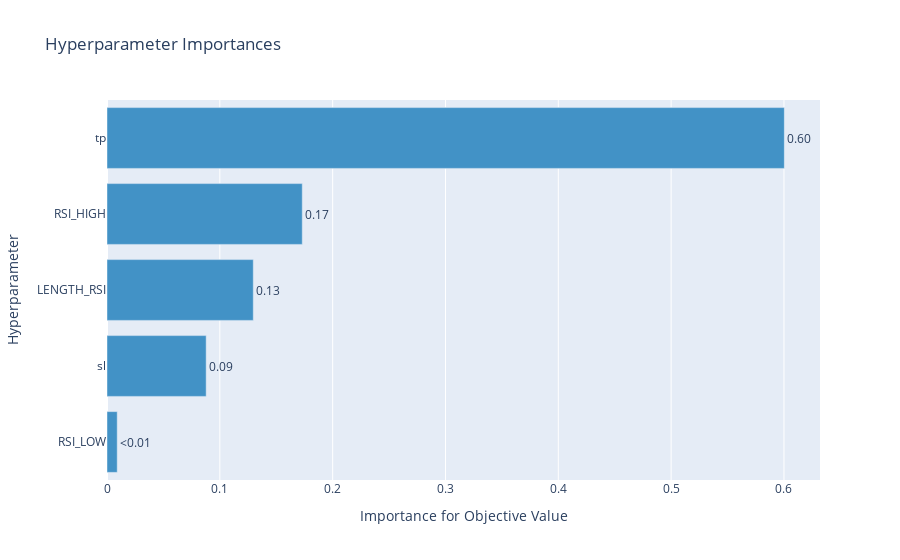

Notebook cell for this chart:
### Code cell
plot_param_importances(study)

### Figure 1 — Plotly figure (JSON) as saved in the notebook; plotly's stock layout.template omitted (floating-point values rounded to 4 significant figures)
{"data": [{"cliponaxis": false, "hovertemplate": ["RSI_LOW (IntDistribution): 0.009057610379928735<extra></extra>", "sl (IntDistribution): 0.08789251408545445<extra></extra>", "LENGTH_RSI (IntDistribution): 0.12965070311497265<extra></extra>", "RSI_HIGH (IntDistribution): 0.17305804629881935<extra></extra>", "tp (IntDistribution): 0.6003411261208248<extra></extra>"], "marker": {"color": "rgb(66,146,198)"}, "orientation": "h", "text": ["<0.01", "0.09", "0.13", "0.17", "0.60"], "textposition": "outside", "type": "bar", "x": [0.009058, 0.08789, 0.1297, 0.1731, 0.6003], "y": ["RSI_LOW", "sl", "LENGTH_RSI", "RSI_HIGH", "tp"]}], "layout": {"showlegend": false, "title": {"text": "Hyperparameter Importances"}, "xaxis": {"title": {"text": "Importance for Objective Value"}}, "yaxis": {"title": {"text": "Hyperparameter"}}}}
